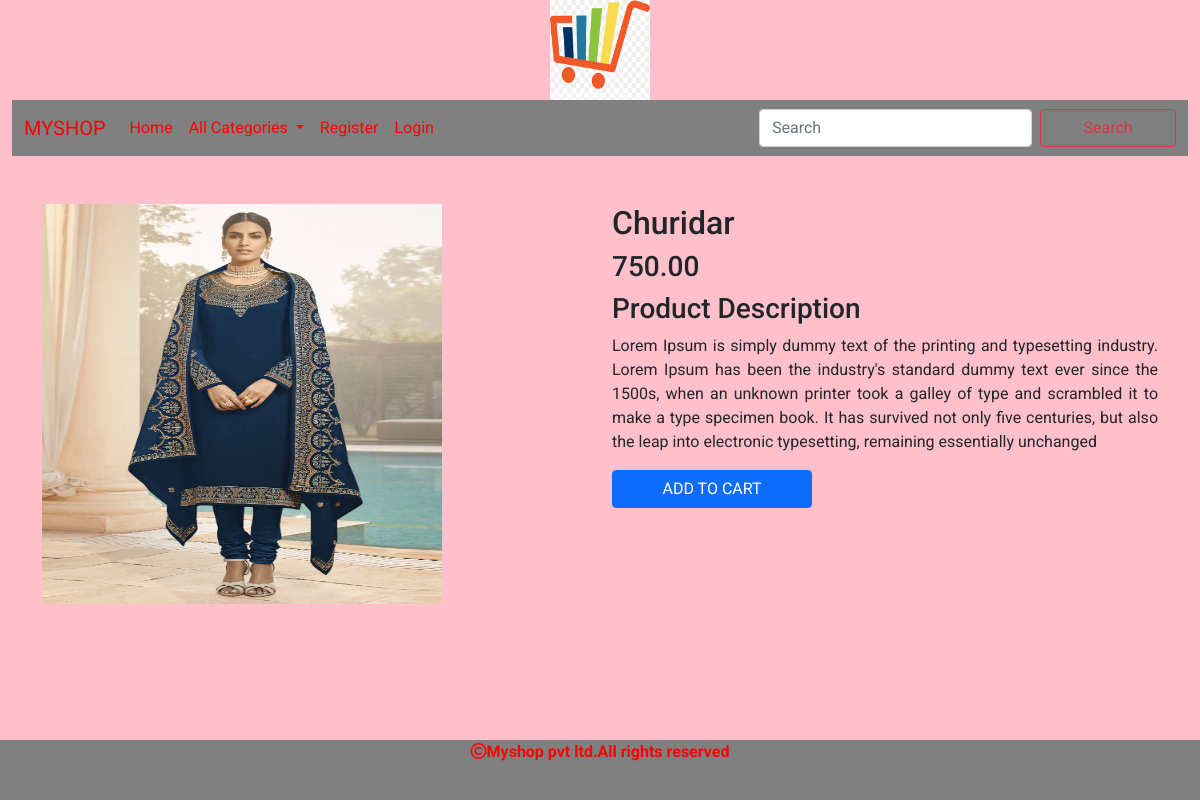
Page /prodetail/Churidar on the committed database.
### shop/models.py (models this page shows, shortened)
class Product(models.Model):
    name=models.CharField(max_length=200,unique=True)
    slug=models.SlugField(max_length=250,unique=True)
    description=models.TextField(blank=True)
    price=models.DecimalField(max_digits=10,decimal_places=2)
    category=models.ForeignKey(Category,on_delete=models.CASCADE)
    image=models.ImageField(upload_to='img/products',null=True,blank=True)
    stock=models.IntegerField()
    available=models.BooleanField(default=True)
    created=models.DateTimeField(auto_now_add=True)
    updated=models.DateTimeField(auto_now=True)

### shop/views.py (the view)
# urls.py: path('prodetail/<slug:p>',views.prodetail,name="prodetail"),
def prodetail(request,p):
    p=Product.objects.get(slug=p)
    return render(request,'detail.html',{'p':p})

### cart/context_processors.py (called while the page is built, shortened)
def counter(request):
    item_count=0
    return {'item_count':item_count}

### shop/context_processors.py (called while the page is built)
def menu_links(request):
    links=Category.objects.all()
    return {'links':links}

### templates/detail.html
{% extends 'base.html' %}
{% load static %}
{% block content %}
<div class="container" style="margin-bottom:100px;">
  <div class="row">
   <div class="col-sm-6 mt-5">
     <img src="{{p.image.url}}" height="400px" width="400px">
     </div>
    <div class="col-sm-6 mt-5">
      <h2>{{p.name}}</h2>
      <h3>{{p.price}}</h3>
      <h3>Product Description</h3>
      <p style="text-align:justify">{{p.description}}</p>
      {% if p.stock <= 0 %}
      <h2>Out of Stock</h2>
      {% else %}
      <a href="{% url 'cart:add_cart' p.id %}" class="btn btn-primary">ADD TO CART</a>
      {% endif %}
                  </div>
      </div>
    </div>
{% endblock %}

### static/css/custom.css (style rules this page uses)
body { background-color:pink; font-family: 'Roboto', sans-serif; }
.btn { width:200px; }

### rows in the picture
Product: image (picture), name "Churidar", price "750.00", description "Lorem Ipsum is simply dummy text of the printing and typesetting industry. Lorem Ipsum has been the industry's standard dummy text ever since the 1500s, when an unknown printer took a galley of type and scrambled it to make a type specimen book. It has survived not only five centuries, but also the leap into electronic typesetting, remaining essentially unchanged"
